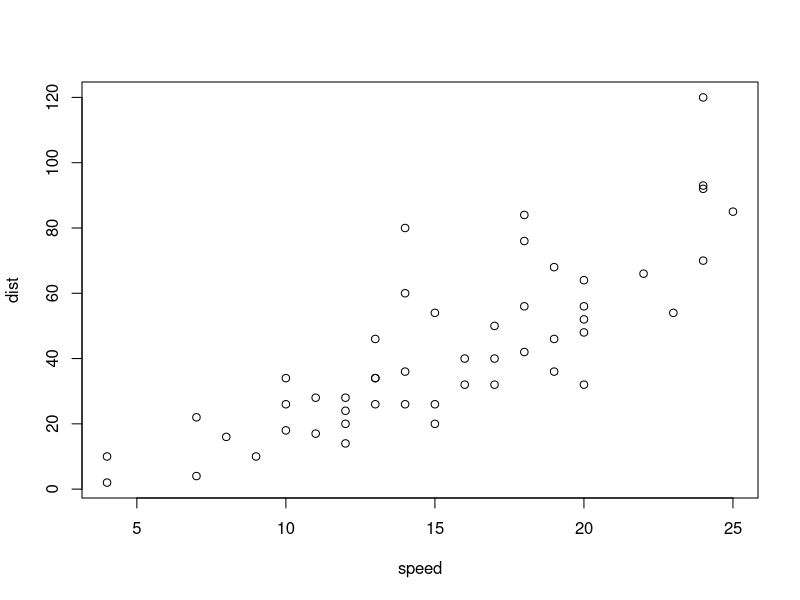
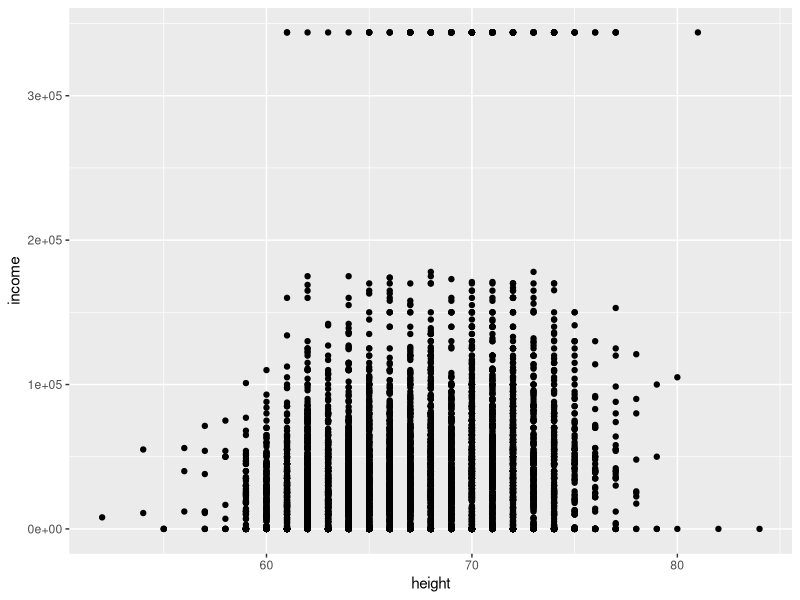

Recreate these plots in R, in order. (Note: this script raises an error after producing the figures.)
## ---- chunk 1
library(ggplot2)
plot(cars)
## ---- chunk 2
ggplot(data=modelr::heights, mapping =aes(x = height, y = income))+
geom_point()
## ---- chunk 3
heightsPosInc <-subset(heights, income>0)
ggplot(heightsPosInc, mapping =aes(x = heightInt, y = income))+
scale_y_continuous(trans = scales::log_trans())+
geom_boxplot()
